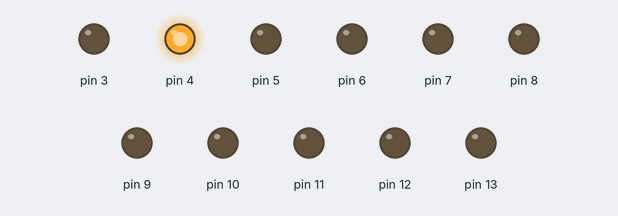
Recording of a sketch running on a simulated Arduino Uno, built with avr-gcc and run on an emulated ATmega328P. On the bench: output pins drawn as LEDs (lit = HIGH).

Above: at 0.3 s.
At 0.7 s:
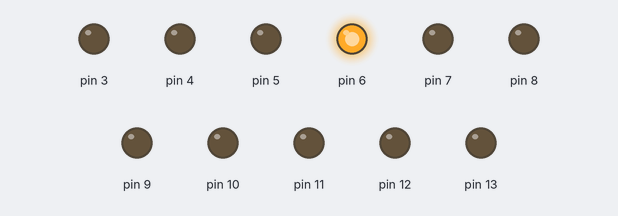
At 1.3 s:
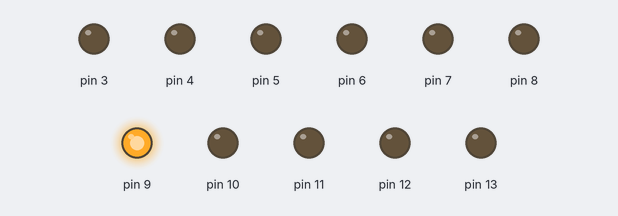
At 2.2 s:
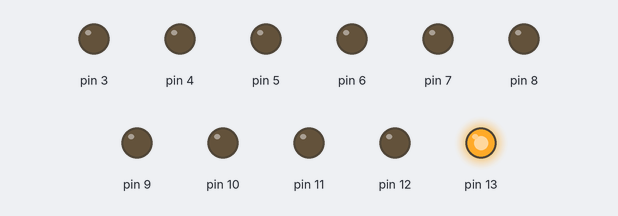
At 3.3 s:
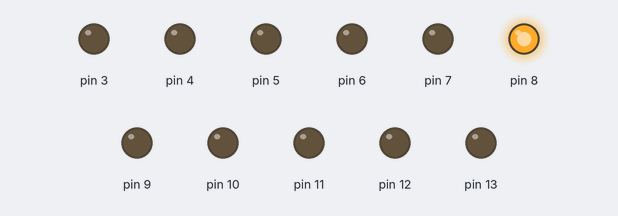
At 4.4 s:
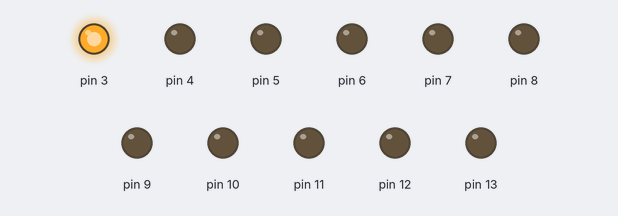
Timing chart, 0 to 5.7 s (numbered marks = the images above):
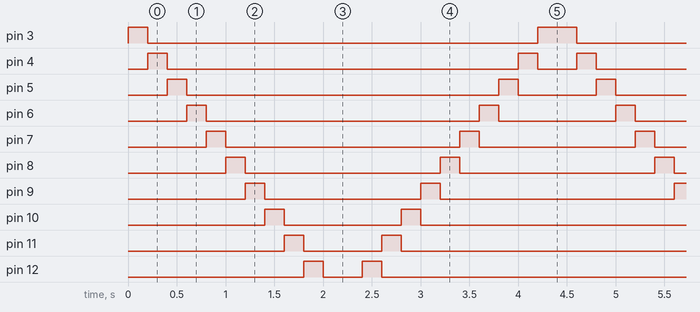

The sketch:

ch_08_larson_scanner.ino
```cpp
// Chapter 8. Larson Scannerk

int period = 200;

void setup()
{
  for (int pin = 3; pin < 14; pin++)
  {
    pinMode(pin, OUTPUT);
  }
}

void loop()
{
  for (int pin = 3; pin < 14; pin++)
  {
    digitalWrite(pin, HIGH);
    delay(period);
    digitalWrite(pin, LOW);
  }
  for (int pin = 13; pin >2; pin--)
  {
    digitalWrite(pin, HIGH);
    delay(period);
    digitalWrite(pin, LOW);
  }
}
```

Measured:
- by itself, pin 3: repeats every 4.4 s: LOW 4.0 s, HIGH 0.40 s
- by itself, pin 4: repeats every 4.4 s: LOW 3.6 s, HIGH 0.20 s, LOW 0.40 s, HIGH 0.20 s
- by itself, pin 5: repeats every 4.4 s: LOW 3.2 s, HIGH 0.20 s, LOW 0.80 s, HIGH 0.20 s
- by itself, pin 6: repeats every 4.4 s: LOW 2.8 s, HIGH 0.20 s, LOW 1.2 s, HIGH 0.20 s
- by itself, pin 7: repeats every 4.4 s: LOW 2.4 s, HIGH 0.20 s, LOW 1.6 s, HIGH 0.20 s
- by itself, pin 8: alternates HIGH for 0.20 s and LOW for 2.0 s
- by itself, pin 9: repeats every 4.4 s: LOW 1.6 s, HIGH 0.20 s, LOW 2.4 s, HIGH 0.20 s
- by itself, pin 10: repeats every 4.4 s: LOW 1.2 s, HIGH 0.20 s, LOW 2.8 s, HIGH 0.20 s
